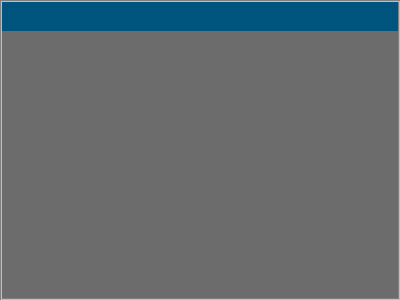
<?xml version="1.0" encoding="UTF-8"?>
<ui version="4.0">
 <class>qualityStandardView</class>
 <widget class="QTableView" name="qualityStandardView">
  <property name="geometry">
   <rect>
    <x>0</x>
    <y>0</y>
    <width>400</width>
    <height>300</height>
   </rect>
  </property>
  <property name="windowTitle">
   <string>qualityStandardView</string>
  </property>
  <property name="styleSheet">
   <string notr="true">QTableView#qualityStandardView{
    color: white;                                       /*表格内文字颜色*/
    gridline-color: black;                              /*表格内框颜色*/
    background-color: rgb(108, 108, 108);               /*表格内背景色*/
    alternate-background-color: rgb(64, 64, 64);
    selection-color: white;                             /*选中区域的文字颜色*/
    selection-background-color: rgb(0, 85, 127);        /*选中区域的背景色*/
    border: 2px groove gray;
    border-radius: 0px;
    padding: 0px 0px;
    /*background-color: rgb(250, 250, 115);*/
    /*alternate-background-color: rgb(141, 163, 215);*/
}
QHeaderView{
    color: white;
    font: bold 10pt;
    background-color: rgb(0, 85, 127);/*设置表头空白区域背景色*/
    border: 0px solid rgb(144, 144, 144);
    border:0px solid rgb(191,191,191);
    border-left-color: rgba(255, 255, 255, 0);
    border-top-color: rgba(255, 255, 255, 0);
    border-radius:0px;
    min-height:29px;
}
QHeaderView#hHeader::section {
    background-color:darkcyan;
    color: red;
    padding-left: 4px;
    border: 1px solid #6c6c6c;
    height:40;
    width:300;
    selection-background-color: rgb(0, 85, 127);
}
QHeaderView#vHeader::section {
    background-color: #000000;
    color: white;
    padding-left: 4px;
    border: 1px solid #6c6c6c;
    width:30;
}</string>
  </property>
 </widget>
 <layoutdefault spacing="6" margin="11"/>
 <resources/>
 <connections/>
</ui>
